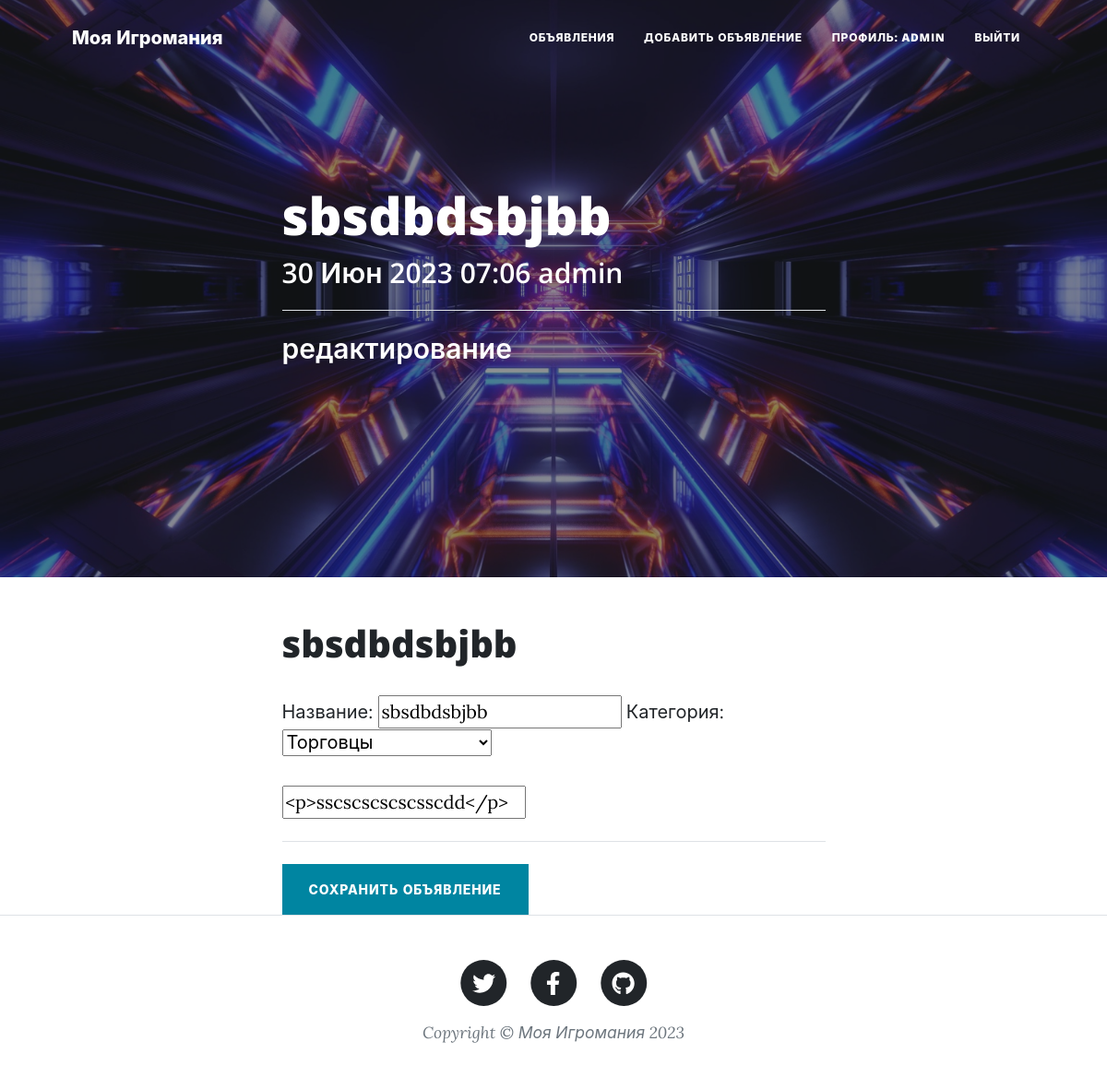
/advertisements/15/edit (signed in), run on the app's committed database.
### advertisements/models.py (models this page shows, shortened)
class Advert(models.Model):
    author = models.ForeignKey(User, on_delete=models.CASCADE)
    dateTimeCreate=models.DateTimeField(auto_now_add=True)
    title = models.CharField(max_length=250)
    text = models.TextField()
    tanks='TN'
    hills='HL'
    dd='DD'
    trader='TR'
    gildmaster='GM'
    questgiver='QG'
    farrier='FR'
    skinner='SK'
    potion='PT'
    spell_masters='SM'
    CATEGORY=[
        (tanks, 'Танки'),
        (hills,'Хилы'),
        (dd,'ДД'),
        (trader,'Торговцы'),
        (gildmaster,'Гилдмастеры'),
        (questgiver,'Квестгиверы'),
        (farrier,'Кузнецы'),
        (skinner,'Кожевники'),
        (potion,'Зельевары'),
        (spell_masters,'Мастера заклинаний'),
    ]
    category=models.CharField(max_length=2, choices=CATEGORY, default=trader)

### advertisements/views.py (the view, shortened to what this page needs)
# urls.py: path('<int:pk>/edit', AdvertUpdate.as_view()),
class AdvertUpdate(LoginRequiredMixin, UpdateView):
    template_name = 'advert_edit.html'
    form_class = AdvertForm
    def dispatch(self, request, *args, **kwargs):
        id = self.kwargs.get('pk')
        obj = Advert.objects.get(pk=id)
        if not obj.author==self.request.user:
            return HttpResponseForbidden('Объявление может редактировать только автор: '+obj.author.username)
        return super(AdvertUpdate, self).dispatch(request, *args, **kwargs)
    def get_object(self, **kwargs):
        id = self.kwargs.get('pk')
        return Advert.objects.get(pk=id)

### advertisements/forms.py
class AdvertForm(ModelForm):
    class Meta:
        model = Advert
        fields = ['author', 'title', 'text', 'category']
        widgets = {
                    'text': SummernoteWidget(), # с рамкой
                }
        labels = ['автор','заголовок','текст','категория']

### templates/advert_edit.html (shortened to what this page needs)
{% extends 'default.html' %}
{% block page_heading %}
{{ advert.title }}
{% endblock page_heading %}
{% block page_subheading %}
{{ advert.dateTimeCreate|date:'d M Y h:m' }} {{ advert.get_postType_display }} {{ advert.author }}
<hr class="my-4" />
редактирование
{% endblock page_subheading %}
{% block page_level %}
post-heading
{% endblock page_level %}
{% block content %}
<h1>{{ advert.title }}</h1>
<form method="POST">
    <p class="post-meta">
        <label for="id_title">Название:</label>
        {{ form.title }} <label for="id_category"> Категория:</label> {{ form.category }}
    </p>
    {{ form.text }}
    <hr class="my-4" />
    <input class="btn btn-primary text-uppercase" type="submit" value="Сохранить объявление">
</form>
{% endblock content %}

### templates/default.html (shortened to what this page needs)
{% load static %}
<!DOCTYPE html>
<html lang="ru">
    <head>
        <link href="{% static 'css/styles.css' %}" rel="stylesheet">
    </head>
    <body>
        <nav class="navbar navbar-expand-lg navbar-light" id="mainNav">
            <div class="container px-4 px-lg-5">
                <a class="navbar-brand" href="/advertisements">Моя Игромания</a>
                <div class="collapse navbar-collapse" id="navbarResponsive">
                    <ul class="navbar-nav ms-auto py-4 py-lg-0">
                        <li class="nav-item"><a class="nav-link px-lg-3 py-3 py-lg-4" href="/advertisements">Объявления</a></li>
                    {% if user.is_authenticated %}
                        <li class="nav-item"><a class="nav-link px-lg-3 py-3 py-lg-4" href="/advertisements/add">Добавить объявление</a></li>
                        <li class="nav-item"><a class="nav-link px-lg-3 py-3 py-lg-4" href="/advertisements/profile">Профиль: {{ user.get_username }}</a></li>
                        <li class="nav-item"><a class="nav-link px-lg-3 py-3 py-lg-4" href="/accounts/logout">Выйти</a></li>
                    {% else %}
                        <li class="nav-item"><a class="nav-link px-lg-3 py-3 py-lg-4" href="/accounts/login">Войти</a></li>
                    {% endif %}
                    </ul>
                </div>
            </div>
        </nav>
        <header class="masthead" style="background-image: url({% static 'assets/img/home-bg.jpg' %});">
            <div class="container position-relative px-4 px-lg-5">
                <div class="row gx-4 gx-lg-5 justify-content-center">
                    <div class="col-md-10 col-lg-8 col-xl-7">
                        <div class="{% block page_level %} {% endblock page_level %}">
                            <h1>{% block page_heading %} {% endblock page_heading %}</h1>
                            <span class="subheading">{% block page_subheading %} {% endblock page_subheading %}</span>
                        </div>
                    </div>
                </div>
            </div>
        </header>
        <div class="container px-4 px-lg-5">
            <div class="row gx-4 gx-lg-5 justify-content-center">
                <div class="col-md-10 col-lg-8 col-xl-7">
                    {% block content %}{% endblock content %}
                </div>
            </div>
        </div>
        <footer class="border-top">
            <div class="container px-4 px-lg-5">
                <div class="row gx-4 gx-lg-5 justify-content-center">
                    <div class="col-md-10 col-lg-8 col-xl-7">
                        <ul class="list-inline text-center">
                            <li class="list-inline-item">
                                <a href="#!">
                                    <span class="fa-stack fa-lg">
                                        <i class="fas fa-circle fa-stack-2x"></i>
                                        <i class="fab fa-twitter fa-stack-1x fa-inverse"></i>
                                    </span>
                                </a>
                            </li>
                            <li class="list-inline-item">
                                <a href="#!">
                                    <span class="fa-stack fa-lg">
                                        <i class="fas fa-circle fa-stack-2x"></i>
                                        <i class="fab fa-facebook-f fa-stack-1x fa-inverse"></i>
                                    </span>
                                </a>
                            </li>
                            <li class="list-inline-item">
                                <a href="#!">
                                    <span class="fa-stack fa-lg">
                                        <i class="fas fa-circle fa-stack-2x"></i>
                                        <i class="fab fa-github fa-stack-1x fa-inverse"></i>
                                    </span>
                                </a>
                            </li>
                        </ul>
                        <div class="small text-center text-muted fst-italic">Copyright &copy; Моя Игромания 2023</div>
                    </div>
                </div>
            </div>
        </footer>
    </body>
</html>

### data on the page
Advert: title "sbsdbdsbjbb", dateTimeCreate "30 Июн 2023 07:06", author "admin", category "Торговцы", text "<p>sscscscscscsscdd</p>"

### other printed values
{{ user.get_username }} "ADMIN"
